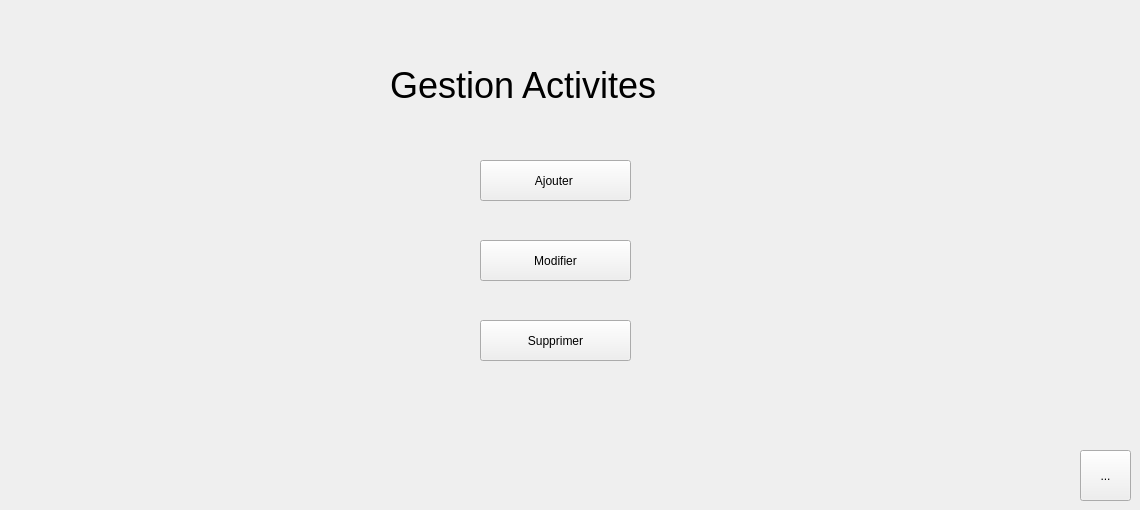
      <widget class="QWidget" name="page_8">
       <widget class="QPushButton" name="ajouter_activites">
        <property name="geometry">
         <rect>
          <x>480</x>
          <y>160</y>
          <width>151</width>
          <height>41</height>
         </rect>
        </property>
        <property name="text">
         <string>Ajouter </string>
        </property>
       </widget>
       <widget class="QPushButton" name="supprimer_activites">
        <property name="geometry">
         <rect>
          <x>480</x>
          <y>320</y>
          <width>151</width>
          <height>41</height>
         </rect>
        </property>
        <property name="text">
         <string>Supprimer</string>
        </property>
       </widget>
       <widget class="QPushButton" name="modifier_activites">
        <property name="geometry">
         <rect>
          <x>480</x>
          <y>240</y>
          <width>151</width>
          <height>41</height>
         </rect>
        </property>
        <property name="text">
         <string>Modifier</string>
        </property>
       </widget>
       <widget class="QLabel" name="label_29">
        <property name="geometry">
         <rect>
          <x>390</x>
          <y>50</y>
          <width>341</width>
          <height>71</height>
         </rect>
        </property>
        <property name="styleSheet">
         <string notr="true">font: 27pt;
color: rgb(255, 255, 255)rgb(0, 0, 0)</string>
        </property>
        <property name="text">
         <string>Gestion Activites</string>
        </property>
       </widget>
       <widget class="QToolButton" name="mailing_14">
        <property name="geometry">
         <rect>
          <x>1080</x>
          <y>450</y>
          <width>51</width>
          <height>51</height>
         </rect>
        </property>
        <property name="text">
         <string>...</string>
        </property>
        <property name="icon">
         <iconset>
          <normaloff>../../icon-maison.png</normaloff>../../icon-maison.png</iconset>
        </property>
        <property name="iconSize">
         <size>
          <width>50</width>
          <height>35</height>
         </size>
        </property>
       </widget>
      </widget>
